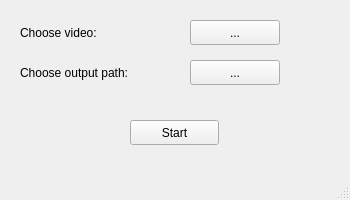
<?xml version="1.0" encoding="UTF-8"?>
<ui version="4.0">
 <class>MainWindow</class>
 <widget class="QMainWindow" name="MainWindow">
  <property name="geometry">
   <rect>
    <x>0</x>
    <y>0</y>
    <width>350</width>
    <height>200</height>
   </rect>
  </property>
  <property name="windowTitle">
   <string>MainWindow</string>
  </property>
  <widget class="QWidget" name="centralwidget">
   <widget class="QLabel" name="label">
    <property name="geometry">
     <rect>
      <x>20</x>
      <y>20</y>
      <width>100</width>
      <height>25</height>
     </rect>
    </property>
    <property name="text">
     <string>Choose video:</string>
    </property>
   </widget>
   <widget class="QPushButton" name="chooseVideoButton">
    <property name="geometry">
     <rect>
      <x>190</x>
      <y>20</y>
      <width>90</width>
      <height>25</height>
     </rect>
    </property>
    <property name="text">
     <string>...</string>
    </property>
   </widget>
   <widget class="QPushButton" name="startButton">
    <property name="geometry">
     <rect>
      <x>130</x>
      <y>120</y>
      <width>89</width>
      <height>25</height>
     </rect>
    </property>
    <property name="text">
     <string>Start</string>
    </property>
   </widget>
   <widget class="QPushButton" name="chooseOutputPathButton">
    <property name="geometry">
     <rect>
      <x>190</x>
      <y>60</y>
      <width>90</width>
      <height>25</height>
     </rect>
    </property>
    <property name="text">
     <string>...</string>
    </property>
   </widget>
   <widget class="QLabel" name="label_2">
    <property name="geometry">
     <rect>
      <x>20</x>
      <y>60</y>
      <width>141</width>
      <height>25</height>
     </rect>
    </property>
    <property name="text">
     <string>Choose output path:</string>
    </property>
   </widget>
  </widget>
  <widget class="QMenuBar" name="menubar">
   <property name="geometry">
    <rect>
     <x>0</x>
     <y>0</y>
     <width>350</width>
     <height>22</height>
    </rect>
   </property>
  </widget>
  <widget class="QStatusBar" name="statusbar"/>
 </widget>
 <resources/>
 <connections/>
</ui>
